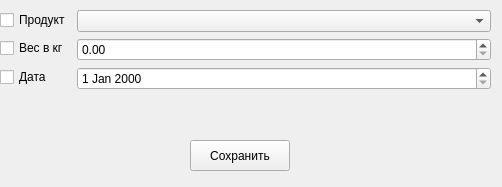
<?xml version="1.0" encoding="UTF-8"?>
<ui version="4.0">
 <class>Form</class>
 <widget class="QWidget" name="Form">
  <property name="geometry">
   <rect>
    <x>0</x>
    <y>0</y>
    <width>502</width>
    <height>187</height>
   </rect>
  </property>
  <property name="sizePolicy">
   <sizepolicy hsizetype="Preferred" vsizetype="Preferred">
    <horstretch>0</horstretch>
    <verstretch>0</verstretch>
   </sizepolicy>
  </property>
  <property name="maximumSize">
   <size>
    <width>502</width>
    <height>187</height>
   </size>
  </property>
  <property name="windowTitle">
   <string>Form</string>
  </property>
  <widget class="QWidget" name="widget" native="true">
   <property name="geometry">
    <rect>
     <x>0</x>
     <y>10</y>
     <width>491</width>
     <height>119</height>
    </rect>
   </property>
   <property name="sizePolicy">
    <sizepolicy hsizetype="Expanding" vsizetype="Preferred">
     <horstretch>0</horstretch>
     <verstretch>0</verstretch>
    </sizepolicy>
   </property>
   <layout class="QFormLayout" name="formLayout">
    <item row="0" column="0">
     <widget class="QCheckBox" name="pB">
      <property name="text">
       <string>Продукт</string>
      </property>
     </widget>
    </item>
    <item row="0" column="1">
     <widget class="QComboBox" name="product"/>
    </item>
    <item row="1" column="0">
     <widget class="QCheckBox" name="vB">
      <property name="text">
       <string>Вес в кг</string>
      </property>
     </widget>
    </item>
    <item row="1" column="1">
     <widget class="QDoubleSpinBox" name="volume">
      <property name="maximum">
       <double>100000000000000000620008645040778319495168.000000000000000</double>
      </property>
     </widget>
    </item>
    <item row="2" column="0">
     <widget class="QCheckBox" name="dB">
      <property name="text">
       <string>Дата</string>
      </property>
     </widget>
    </item>
    <item row="2" column="1">
     <widget class="QDateEdit" name="date"/>
    </item>
   </layout>
  </widget>
  <widget class="QPushButton" name="btn">
   <property name="geometry">
    <rect>
     <x>190</x>
     <y>140</y>
     <width>100</width>
     <height>31</height>
    </rect>
   </property>
   <property name="text">
    <string>Сохранить</string>
   </property>
  </widget>
 </widget>
 <resources/>
 <connections/>
</ui>
